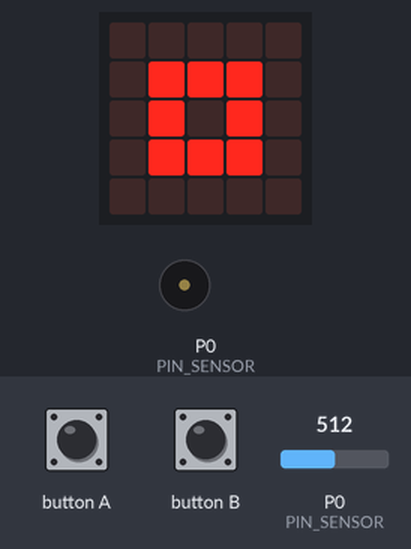
Bench run of a program on a simulated BBC micro:bit running MicroPython. Shown: the board's 5×5 LED display, buzzer (waves = sounding). The inputs (shaded band) are chosen by the test bench; at power-on: P0 (PIN_SENSOR) = 512 (analog values on the 0–1023 scale).

Above: at 1.2 s.
1.3 s: button A pressed for 0.15 s
At 2.1 s:
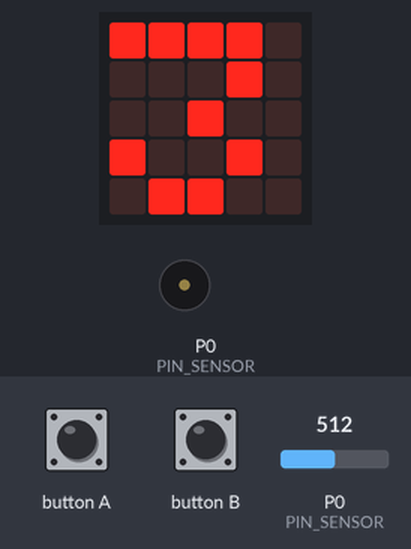
3.8 s: button B pressed for 0.15 s
At 5.4 s:
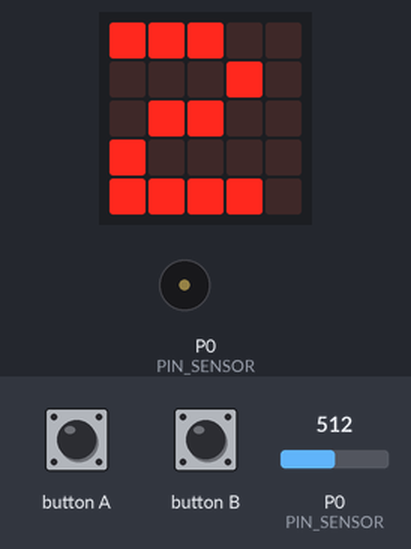
6.9 s: button B pressed for 1 s
At 10.8 s:
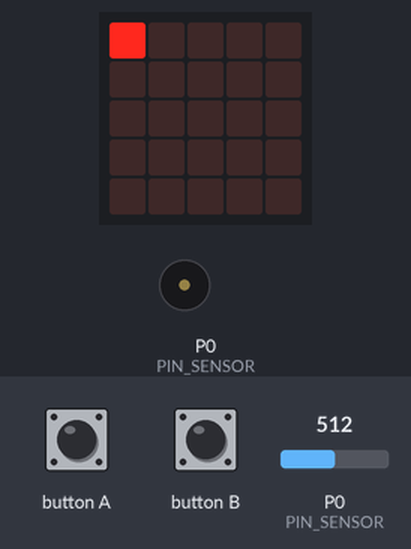
Timing chart, 0 to 12.3 s (numbered marks = the images above; inputs shaded):
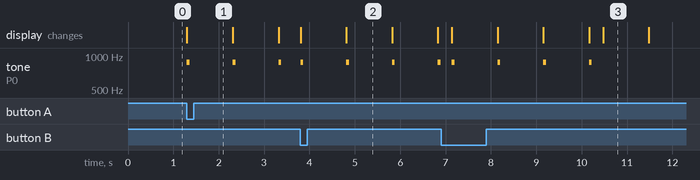

Measured:
- after the input at 1.3 s, tone on P0 (PIN_SENSOR): alternates 880 Hz for 0.06 s and silent for 0.95 s, starting at once; the display: changes at once (image 1)
- after the input at 6.9 s, tone on P0 (PIN_SENSOR): alternates 880 Hz for 0.06 s and silent for 0.95 s, 8 changes in all, then stays silent, starting after 0.24 s; the display: first changes after 0.24 s (image 3 shows a later state)
- what the display in image 2 shows lasts 1.0 s, from 4.8 s to 5.8 s

The program:

Sensor_Cardiaco.py
```python
# -------- Pulse Meter v9  (valor + corazón en loop) --------
from microbit import *
import music

# ------------------ Parámetros ------------------
PIN_SENSOR      = pin0
FS              = 100               # 100 Hz
DT_MS           = 1000 // FS
WINDOW_MS       = 20000             # 20 s
COUNTDOWN_SEC   = 3                 # cuenta atrás 3 s

K_THRESHOLD     = 1.0
REFRACT_MS      = 600
IBI_MIN_MS      = 400
EMA_ALPHA       = 0.95
IBI_BUF_SIZE    = 5
INVERTIDO       = True              # sensores LED verde → valles

# ------------------ Utilidades ------------------
def beep(pin_out=None):
    music.pitch(880, 60, pin=pin_out, wait=False)   # v2: altavoz interno

ema = var = thr = 0
def update_stats(x):
    global ema, var, thr
    ema = EMA_ALPHA*ema + (1-EMA_ALPHA)*x
    var = EMA_ALPHA*var + (1-EMA_ALPHA)*(x-ema)**2
    thr = ema - K_THRESHOLD*(var**0.5) if INVERTIDO else ema + K_THRESHOLD*(var**0.5)

# Mediana sencilla
def median(lst):
    s = sorted(lst); n = len(s)
    return s[n//2] if n % 2 else (s[n//2-1] + s[n//2]) / 2

# Secuencia LED progreso (20 primeros LEDs, fila a fila)
PROGRESO = [(x, y) for y in range(5) for x in range(5)][:20]

# ------------------ Estados ------------------
IDLE, COUNTDOWN, MEASURING, SHOW_LOOP = range(4)
state = IDLE

# ------------------ Variables ------------------
last_beat   = 0
ibis        = []
beats_total = 0
t_start     = 0
last_sec    = -1
valor_text  = ""

def reset_measurement():
    global last_beat, ibis, beats_total, t_start, last_sec
    last_beat = 0
    ibis.clear()
    beats_total = 0
    t_start = running_time()
    last_sec = -1
    display.clear()

def cuenta_regresiva():
    for n in reversed(range(1, COUNTDOWN_SEC+1)):
        display.show(str(n)); beep()
        for _ in range(int(1000/DT_MS)):
            sleep(DT_MS)
            if button_b.was_pressed():
                return False
    display.show(Image.HAPPY); beep(); sleep(300); display.clear()
    return True

# ------------------ Bucle principal ------------------
display.show(Image.SQUARE_SMALL)      # modo espera

while True:

    # ---- ESPERA ----
    if state == IDLE and button_a.was_pressed():
        state = COUNTDOWN

    # ---- CUENTA REGRESIVA ----
    elif state == COUNTDOWN:
        if cuenta_regresiva():
            reset_measurement()
            state = MEASURING
        else:
            continue

    # ---- MEDICIÓN 20 s ----
    elif state == MEASURING:
        if button_b.was_pressed():          # cancelar y reiniciar
            state = COUNTDOWN
            continue

        raw = PIN_SENSOR.read_analog()
        update_stats(raw)
        now = running_time()

        # Barra de progreso (LED por segundo)
        sec = (now - t_start) // 1000
        if sec != last_sec and sec < 20:
            x, y = PROGRESO[sec]
            display.set_pixel(x, y, 9)
            last_sec = sec

        # Detección de latido
        cond = (raw < thr) if INVERTIDO else (raw > thr)
        if cond and (now - last_beat) > REFRACT_MS:
            if last_beat:
                ibi = now - last_beat
                if ibi >= IBI_MIN_MS:
                    ibis.append(ibi)
                    if len(ibis) > IBI_BUF_SIZE:
                        ibis.pop(0)
                    beats_total += 1
                    beep()
            last_beat = now

        # Fin de ventana
        if now - t_start >= WINDOW_MS:
            bpm_avg = beats_total * (60000 // WINDOW_MS)  # factor 3
            valor_text = str(bpm_avg)
            display.clear()
            state = SHOW_LOOP
            continue

        sleep(DT_MS)

    # ---- VALOR + CORAZÓN EN LOOP ----
    elif state == SHOW_LOOP:
        if button_b.was_pressed():          # nueva medición
            state = COUNTDOWN
            continue
        # Mostrar número
        display.scroll(valor_text, delay=120, wait=True)
        # Corazón palpitante
        display.show(Image.HEART);  sleep(250)
        display.show(Image.HEART_SMALL); sleep(250)
```
